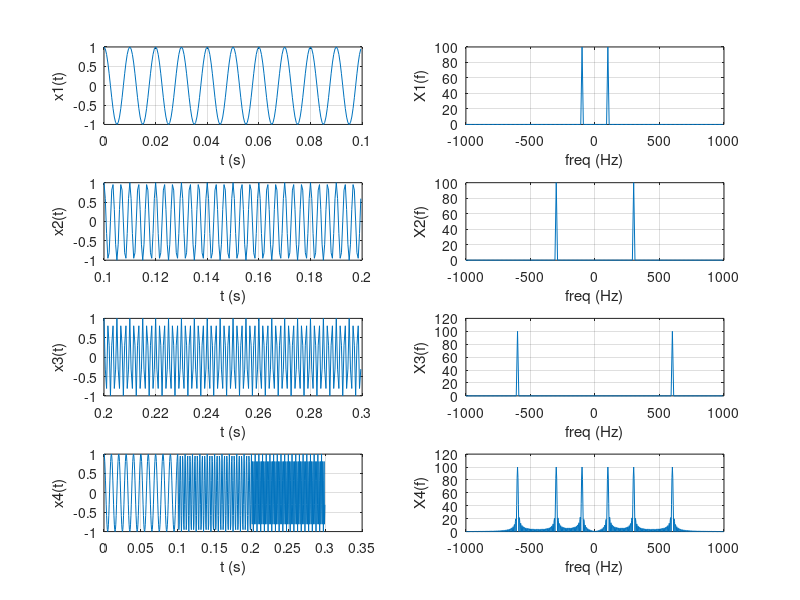

Source code (MATLAB):
clc  ; clear all ; close all;
fe = 2000;
te = 1/fe;
% graph 1
T1 = 0.1;
t1 = 0 : te : T1 - te;
f1 = 100;
x1 = cos(2*pi*f1*t1);
subplot(4,2,1);
plot(t1,x1);
xlabel('t (s)');
ylabel('x1(t)');
grid on;

N1 = T1/te;
X1 = fftshift(abs(fft(x1)));
fv1 = -fe/2 :fe/N1: fe/2 - fe/N1; 
subplot(4,2,2);
plot(fv1,X1);
xlabel('freq (Hz)');
ylabel('X1(f)');
grid on;

% graph 2
T2 = 0.1;
t2 = T1 : te : T1 + T2 - te;
f2 = 300;
x2 = cos(2*pi*f2*t2);
subplot(4,2,3);
plot(t2,x2);
xlabel('t (s)');
ylabel('x2(t)');
grid on;

N2 = T2/te;
X2 = fftshift(abs(fft(x2)));
fv2 = -fe/2 :fe/N2: fe/2 - fe/N2; 
subplot(4,2,4);
plot(fv2,X2);
xlabel('freq (Hz)');
ylabel('X2(f)');
grid on;

% graph 3
T3 = 0.1;
t3 = T1+T2 : te :T1+T2+T3 - te;
f3 = 600;
x3 = cos(2*pi*f3*t3);
subplot(4,2,5);
plot(t3,x3);
xlabel('t (s)');
ylabel('x3(t)');
grid on;

N3 = T3/te;
X3 = fftshift(abs(fft(x3)));
fv3 = -fe/2 :fe/N3: fe/2 - fe/N3; 
subplot(4,2,6);
plot(fv3,X3);
xlabel('freq (Hz)');
ylabel('X3(f)');
grid on;


% graph 4

T4 = T1 + T2 + T3;
t4 = 0: te :T4 - te;
x4 = [x1 x2 x3];
subplot(4,2,7);
plot(t4,x4);
xlabel('t (s)');
ylabel('x4(t)');
grid on;

N4 = T4/te;
X4 = fftshift(abs(fft(x4)));
fv4 = -fe/2 :fe/N4: fe/2 - fe/N4; 
subplot(4,2,8);
plot(fv4,X4);
xlabel('freq (Hz)');
ylabel('X4(f)');
grid on;
